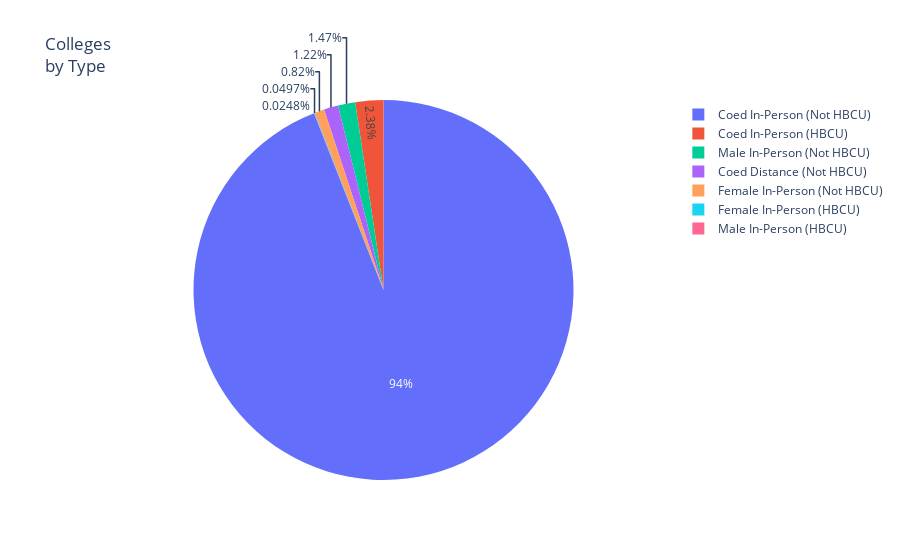

The notebook cell this image was saved under:
### Markdown cell above
Take time to explore this graphic. Of note, there are no single-gender institutions among the publics, which are largely PWIs (predominately white institutions) and in-person. The largest number of public institutions award an associate's degree or less, while among privates, doctoral institutions are the majority. Among for-profit institutions there are no HBCUs or single-gender institutions.

### Code cell
#Just a few examples of static pie chart codes (for all colleges, Associate's & Above). One is shown below

'''
#This first one is the only variation (public/private/for profit) not included in the chart show below
fig = px.pie(df1, df1['CONTROL'], title='Percentage of Colleges by Operational Type')
fig.show()

fig = px.pie(df1, df1['DISTANCEONLY'], title='Percentage of Colleges by Instruction Type')
fig.show()

fig = px.pie(df1, df1['HBCU'], title='Percentage of Historically Black Colleges/Universities (HBCUs)')
fig.show()

fig = px.pie(df1, df1['Gender'], title='Percentage of Colleges by Gender(s) Served')
fig.show()
'''

fig = px.pie(df1, df1['All-Types'], title='Colleges<br>by Type')
fig.show()

### Figure 1 — Plotly figure (JSON) as saved in the notebook; plotly's stock layout.template omitted (floating-point values rounded to 4 significant figures; data arrays with more than 128 entries replaced by an {"elided": "..."} marker saying what was removed)
{"data": [{"domain": {"x": [0, 1], "y": [0, 1]}, "hovertemplate": "All-Types=%{label}<extra></extra>", "labels": {"elided": "4026 str values"}, "legendgroup": "", "name": "", "showlegend": true, "type": "pie"}], "layout": {"legend": {"tracegroupgap": 0}, "title": {"text": "Colleges<br>by Type"}}}
